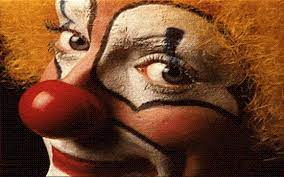
#> input picture lab4/clown.jfif, 284 x 177 px
$ python zad1.py
#> lines starting #> are read from the running program, lines starting #| are printed output that depends on the picture
import matplotlib.pyplot as plt
import numpy as np
import PIL.Image as Image
from typing import Callable


def img_filter(src: np.ndarray, frame_size: int, func: Callable[[np.ndarray], int]) -> np.ndarray:
    assert frame_size >= 3 and frame_size & 1
    result = np.zeros_like(src)

    ext, shape = frame_size // 2, src.shape
    for ri in range(shape[0] - frame_size + 1):
        for rc in range(shape[1] - frame_size + 1):
            result[ri + ext, rc + ext] = func(src[ri:ri + frame_size, rc:rc + frame_size])

    return result


def show_answer(img_name: str, axes: plt.Axes, src: np.ndarray, func: Callable[[np.ndarray], int], func_name: str) \
        -> None:
    axes[0].imshow(src, cmap="gray")
    axes[0].set_title(img_name)
    for i, ax in enumerate(axes[1:]):
        ax.imshow(img_filter(src, 2 * (i + 1) + 1, func), cmap="gray")
        ax.set_title(f"{img_name} - {func_name} {2 * (i + 1) + 1}x{2 * (i + 1) + 1}")


# inicjalizacja
filename, n = "clown.jfif", 3
img = np.asarray(Image.open(filename).convert('L'))
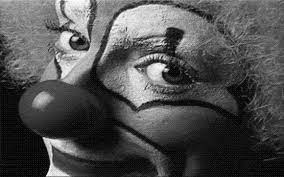
#> img: shape (177, 284); min 0, max 253, mean 79.2
fig, a = plt.subplots(2, n + 1, num='Zadanie 1')

# wyświetlanie rozwiązania
show_answer(filename, a[0], img, np.min, "min")
#> the loop in show_answer, `for i, ax in enumerate(axes[1:]):` made 3 passes
show_answer(filename, a[1], img, np.max, "max")
#> the loop in show_answer (call 2), `for i, ax in enumerate(axes[1:]):` made 3 passes

plt.show()
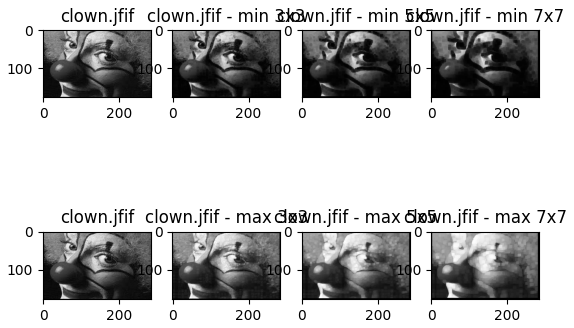
#> figure drawn by matplotlib, 8 panels
